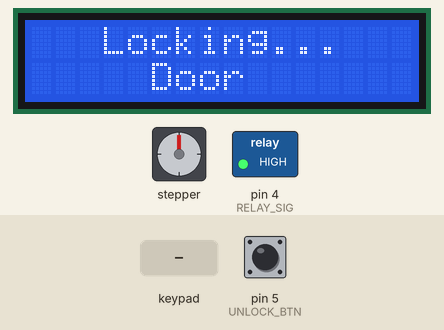
Simulated run of this sketch. Board: Arduino Uno, built with avr-gcc and run on an emulated ATmega328P. Parts: stepper motor, 16×2 character LCD, switched loads named in the sketch (green lamp = pin HIGH). Wiring (inferred from the names in the program): stepper motor driver (200 steps per turn assumed): step pin 3; direction pin 2. The test bench sets the inputs (shaded band); at power-on: pin 5 (UNLOCK_BTN) LOW. Pins used as bus, display or sensor lines are not drawn; what the sketch prints to the serial monitor is not drawn.

Above: at 1.3 s.
1.4 s: keypad keys 0 0 0 0 0 pressed 1.5 s apart
At 6.7 s:
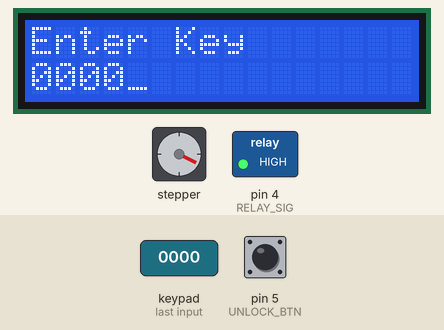
10.4 s: key 'A' pressed
20.3 s: key 'B' pressed
At 23.2 s:
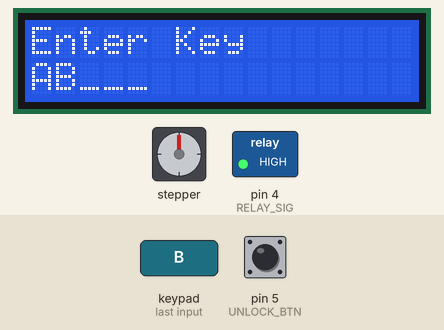
24.9 s: keypad keys 1 2 3 1 2 # pressed 1.5 s apart
At 29.4 s:
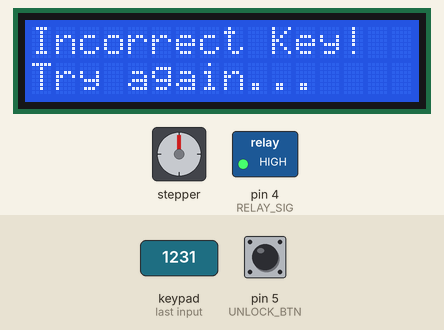
43.8 s: keypad keys 1 2 3 1 2 * pressed 1.5 s apart
At 44.5 s:
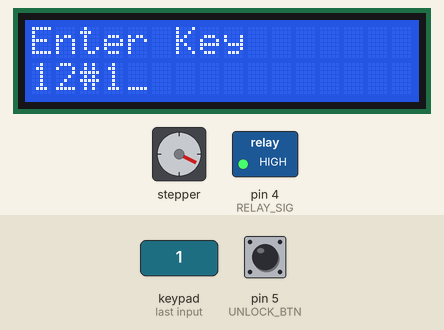
62.2 s: key 'C' pressed
At 63.6 s:
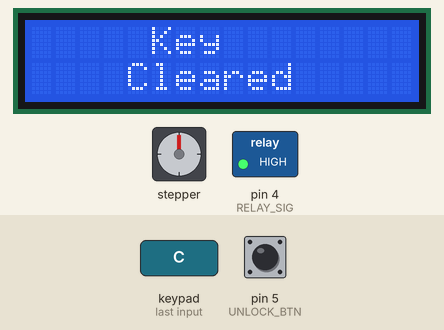
Timing chart, 0 to 67.8 s (numbered marks = the images above; inputs shaded):
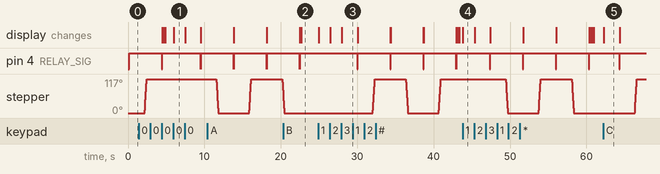

Measured:
- after the input at 1.4 s, stepper: goes on until 2.4 s, then stays 117°; the display: first differs from a run without the input after 3.1 s (image 1 shows a later state)
- after the input at 20.3 s, the display: first differs from a run without the input after 2.4 s (image 2)
- after the input at 24.9 s, pin 4 (RELAY_SIG): alternates HIGH for 4.3 s and LOW for 0.06 s, starting after 5.1 s; stepper: turns 117° clockwise in 0.26 s, then 117° counter-clockwise in 0.26 s, then 117° clockwise in 0.26 s; the display: first changes after 0.05 s (image 3 shows a later state)
- after the input at 43.8 s, pin 4 (RELAY_SIG): alternates HIGH for 4.3 s and LOW for 0.06 s, starting after 3.6 s; stepper: turns 117° counter-clockwise in 0.26 s, then 117° clockwise in 0.26 s, then 117° counter-clockwise in 0.26 s; the display: changes at once (image 4)
- after the input at 62.2 s, pin 4 (RELAY_SIG): HIGH → LOW after 2.1 s, → HIGH 0.06 s later; stepper: turns 117° clockwise in 0.26 s, starting after 4.1 s; the display: changes after 0.08 s (image 5)
- by itself, pin 4 (RELAY_SIG): alternates HIGH for 4.3 s and LOW for 0.06 s
- what the display in image 5 shows lasts 2.0 s, from 62.3 s to 64.3 s

The sketch:

Latest_ptype.ino
```cpp
/* Team 5:  Mohamed Ghonim
 *          Joshua Hobby
 *          Mohamed Ashkanani
 *          Ibrahim Binmahfood
 *
 * Inspiration:
 * https://github.com/camdeno/ECE-411-Team-5
 *
 * NOTE: status_btn which is output from UNLOCK_BTN pin on PCB is
 * supposed to be a pull down resistor rather than pull up.
 */

#include <LiquidCrystal_I2C.h> // Frank de Brabander's LiquidCrystal_I2C v1.1.2
#include <Keypad.h>

#define STEPS_PER_REV 200
#define STEPS_REQ     65
#define M_SPEED       2000

// Connected to PD2 and PD3
#define DIR           2
#define STEP          3

// Connected to PD4
#define RELAY_SIG     4

// Connected to PD5
#define UNLOCK_BTN    5

// 4x4 Keypad w/ 4 rows and 4 cols
#define ROW           4
#define COL           4

// LCD Configuration
#define LCD_ROW 2
#define LCD_COL 16

// LCD I2C Address: 0x27 from datasheet
#define LCD_I2C_ADD 0x27

// The formatting of 4x4 Keypad
char keymap[ROW][COL] = {
  {'1', '2', '3', 'A'},
  {'4', '5', '6', 'B'},
  {'7', '8', '9', 'C'},
  {'*', '0', '#', 'D'}
};

// Pins D[6:9] from PD[6:7] and PB[0:1]
// Pins D[10:13] from PB[2:5]
byte pin_R[ROW] = {6, 7, 8, 9};
byte pin_C[COL] = {10, 11, 12, 13};

String valid_key = "12312";
char clr_key = 'C';
String entered_key = "00000";
int num_keys = 0;
int l_flag = 0; // UNLOCKED(0), LOCKED(1)

// Set to 0 initially
int status_btn = 0;

// Global Object Declarations
Keypad keypad = Keypad(makeKeymap(keymap), pin_R, pin_C, ROW, COL);
LiquidCrystal_I2C lcd(LCD_I2C_ADD, LCD_COL, LCD_ROW);

void setup(){

    Serial.begin(9600);
    Serial.println("Initializing...");

    // Relay Position and set to be OUTPUT
    pinMode(RELAY_SIG, OUTPUT);
    relay_pos(0);   // Set signal to LO

    // Emergency Unlock button set to INPUT
    pinMode(UNLOCK_BTN, INPUT);

    // Stepper Motor Driver STEP and DIR as OUTPUTs
    pinMode(STEP, OUTPUT);
    pinMode(DIR, OUTPUT);

    // LCD Initialization
    lcd.init();
    lcd.backlight();
    lcd.begin(LCD_COL, LCD_ROW);

    scrWrite("Enter Key       ","_____         ");
    Serial.println("Enter Key");
}
void loop(){
  //Recieve the key pressed
  char key_r = keypad.getKey();

  if (key_r){
      relay_pos(1);     // Set signal to HI
      entered_key[num_keys] = key_r;   // store key recieved to array
      num_keys = num_keys + 1;        // increment number of keys (idx)
      Serial.println("Digit Recieved:");
      Serial.println(key_r);

      writeCode(num_keys - 1, key_r);

      // check if entered key is same as valid key
      if (entered_key == valid_key){
          num_keys = 0;
          entered_key = "00000";

          // Check if Unlocked (0)
          if (l_flag == 0){
              Serial.println("Entered Key... Valid! Locking Door...");
              scrWrite("Key is...Valid!", "Locking Door...");
              stepTurn(STEPS_REQ, 1, M_SPEED);
              scrWrite("       Door    ", "    Locked!    ");
              l_flag = 1; // Locked
              delay(2000);
              relay_pos(0);   // Set signal to LO
              scrWrite("Enter Key      ", "_____          ");
          }

          // Check if Locked (1)
          else if (l_flag == 1){
              Serial.println("Entered Key... Valid. Unlocking Door...");
              scrWrite("Key is...Valid!", "Unlocking Door...");
              stepTurn(STEPS_REQ, 0, M_SPEED);
              Serial.println("Door Unlocked.   ");
              scrWrite("     Door     ", "   Unlocked!   ");
              l_flag = 0;
              delay(2000);
              relay_pos(0);   // Set signal to LO
              scrWrite("Enter Key     ", "_____          ");
          }
      }

      // Check if key recieved is the Clear key 'C'
      else if (key_r == clr_key){
          Serial.println("Key cleared!");
          scrWrite("     Key    ","    Cleared    ");
          delay(2000);
          relay_pos(0);     // Set signal to LO
          scrWrite("Enter Key      ", "_____          ");
          entered_key = "00000";
          num_keys = 0;
      }

      // Check if number of keys recieved is greater than 5 LIMIT
      else if(num_keys >= 5){
          entered_key = "00000";
          num_keys = 0;
          Serial.println("Invalid Key. Try again...");
          scrWrite("Incorrect Key! ","Try again...");
          delay(2000);
          relay_pos(0);     // Set signal to LO
          scrWrite("Enter Key      ", "_____          ");
      }
  }

  // Read the UNLOCK_BTN was toggled and get returned value
  status_btn = digitalRead(UNLOCK_BTN);
  Serial.println("Status Button:");
  Serial.println(status_btn);

  // Check if both status returned is 1 AND the num of keys is set 0
  // NOTE: status_btn which is output from UNLOCK_BTN pin on PCB is
  // supposed to be a pull down resistor rather than pull up. So it is
  // negated with '!'.
  if ((!(status_btn) == 1) && (num_keys == 0)){

    // Check if the lock flag is 0
    if (l_flag == 0){
      scrWrite("   Locking...  ", "     Door     ");
      relay_pos(1); // Set the signal HI
      delay(2000);
      stepTurn(STEPS_REQ, 1, M_SPEED);
      delay(2000);
      relay_pos(0); // Set the signal LO
      scrWrite("Enter Key     ", "_____          ");
      l_flag = 1;
      num_keys = 0;
    }

    // Check if the lock flag is 1
    else if (l_flag == 1){
      scrWrite(" Unlocking...  ", "    Door    ");
      relay_pos(1);  // Set the signal HI
      delay(2000);
      stepTurn(STEPS_REQ, 0, M_SPEED);
      delay(2000);
      relay_pos(0);  // Set the signal LO
      scrWrite("Enter Key      ", "_____          ");
      l_flag = 0;
      num_keys = 0;
    }
  }
}


void scrWrite(char upperWord[16], char lowerWord[16])
{
  lcd.backlight();
  lcd.setCursor(0, 0);
  lcd.print(upperWord);
  lcd.setCursor(0, 1);
  lcd.print(lowerWord);
}

void writeCode(int cursor_pos, char key)
{
  lcd.backlight();
  lcd.setCursor(cursor_pos, 1);
  lcd.print(key);
}

void relay_pos(int state){
  if (state == 1){
    digitalWrite(RELAY_SIG, HIGH);
  }
  else if (state == 0){
    digitalWrite(RELAY_SIG, LOW);
  }
}

void stepTurn(int rev, int dir, int speed_m)
{
  digitalWrite(DIR, dir); // 1 for CW and 0 for CCW

  for (int x = 0; x < rev; x++)
  {
    digitalWrite(STEP, HIGH);
    delayMicroseconds(speed_m); // Increase delay for slower rotation
    digitalWrite(STEP, LOW);
    delayMicroseconds(speed_m);
  }
}
```
